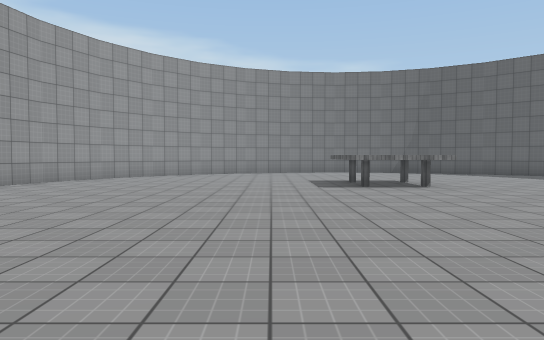
view 1 (above)

13 first-person views from a walk through a Unity game level. The camera is 1.3 m above the floor, tilts 2° down and sees 70° across. The floor is counted in squares, 2 m on a side. Each view is taken from the middle of a square. On the plan, view 1 faces up. The plan holds only what a view shows up to about 11 squares ahead; the rest is blank. The place goes on beyond the plan. The player character is not drawn. Surface patterns are stand-ins for the level's own textures.

view 2
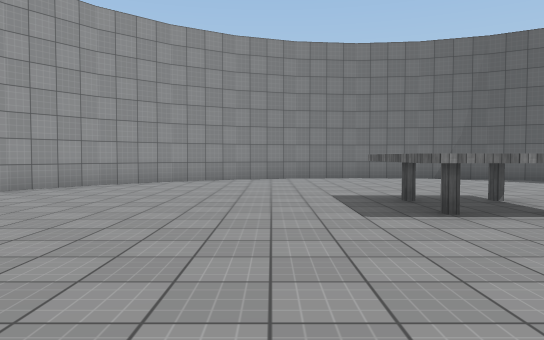

view 3
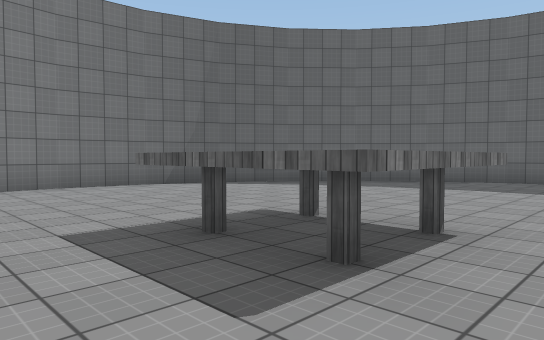

view 4
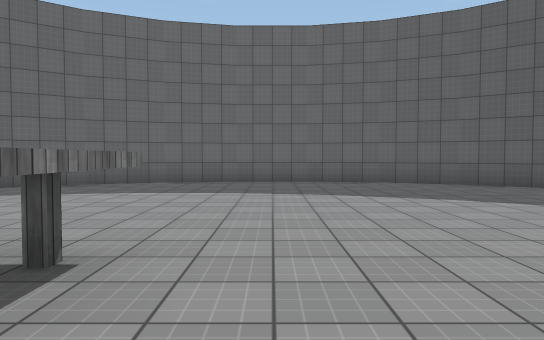

view 5
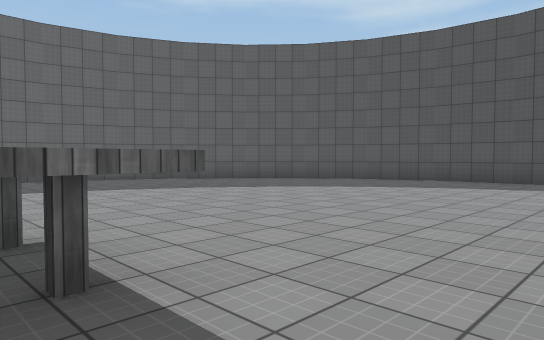

view 6
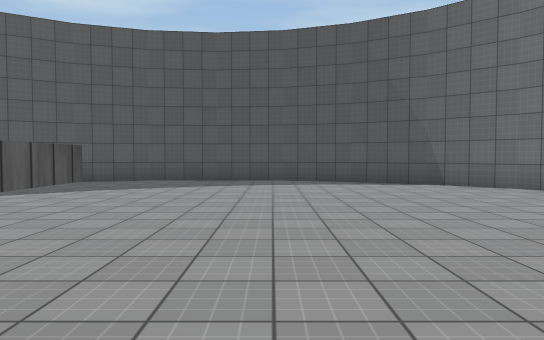

view 7
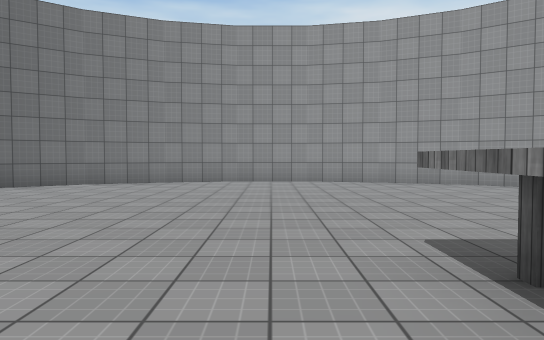

view 8
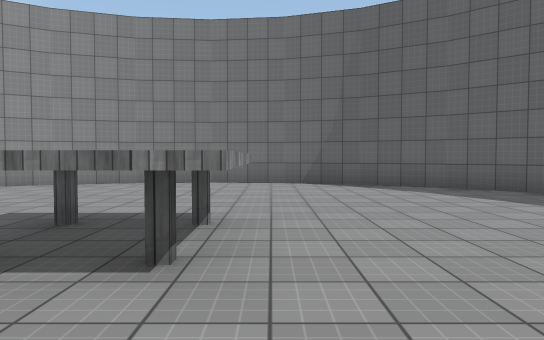

view 9
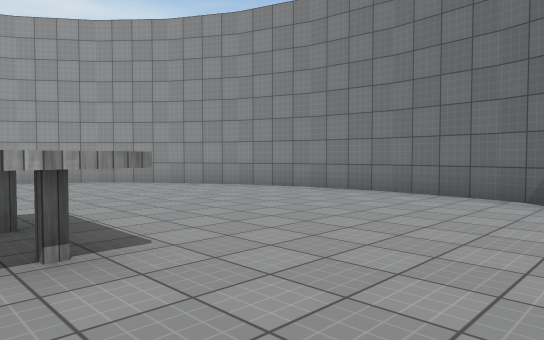

view 10
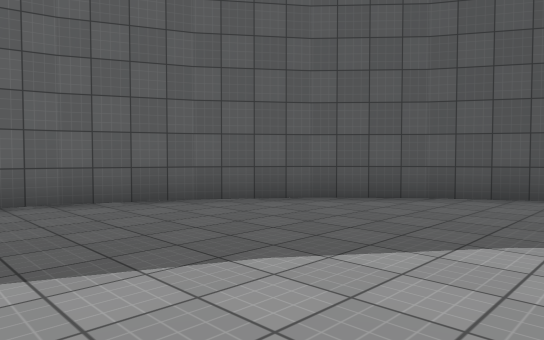

view 11
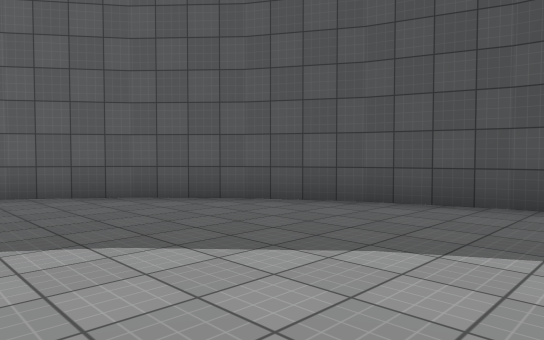

view 12
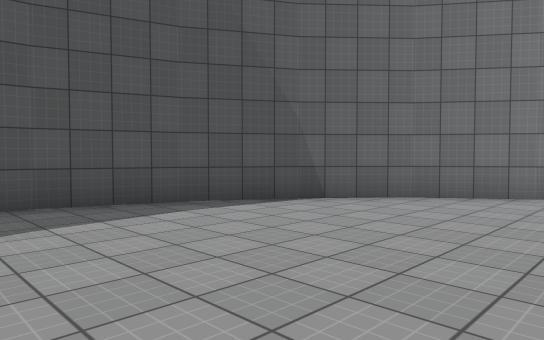

view 13
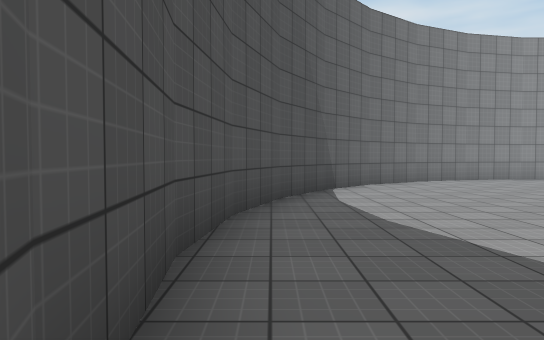

### Floor plan
Points are (right, up) in squares from view 1. A wall is a line through its corners. A room is listed if a view was taken in it or the views show most of it. See-through windows are left out.
Room 1 (views 1, 2, 3, 4, 5, 6, 7, 8, 9, 10, 11, 12, 13)
walls: (-5.7, 4.4) (-4.9, 2.6); (-6.1, 8) (-6.1, 6.1) (-5.7, 4.3); (-5, 2.8) (-3.9, 1.2) (-2.5, 0); (-4.9, 11.4) (-5.7, 9.7) (-6.1, 7.8); (-3.9, 12.8) (-5, 11.3); (-2.6, 0.1) (-1, -0.9); (-2.6, 14) (-3.9, 12.7); (-1.1, -0.8) (0.8, -1.5); (-1, 14.9) (-2.6, 13.9); (0.7, -1.4) (2.6, -1.6); (0.8, 15.5) (-1.1, 14.8); (2.5, -1.6) (4.3, -1.4); (4.3, 15.4) (2.5, 15.6) (0.7, 15.4); (4.2, -1.5) (6.1, -0.9); (6, -0.9) (7.6, 0); (6.1, 14.9) (4.2, 15.5); (7.5, 0) (8.9, 1.2); (8.8, 1.1) (10, 2.7) (10.7, 4.4); (10, 11.2) (8.9, 12.8) (7.6, 14) (6, 14.9); (10.7, 9.6) (10, 11.3); (10.7, 4.3) (11.1, 6.1); (11.1, 6) (11.1, 7.9) (10.7, 9.7)
objects: other object (2, 8) to (3, 10)

Where each view was taken, in squares from view 1:
view 1: 0 up, 0 right, facing up
view 2: 4 up, 0 right, facing up
view 3: 7 up, 0 right, facing up-right
view 4: 7 up, 1 right, facing right
view 5: 9 up, 0 right, facing down-right
view 6: 9 up, 1 right, facing down
view 7: 7 up, 4 right, facing left
view 8: 6 up, 4 right, facing up
view 9: 9 up, 6 right, facing up-left
view 10: 6 up, 5 right, facing down-right
view 11: 4 up, 3 right, facing down-right
view 12: 4 up, 2 right, facing down-left
view 13: 1 down, 5 right, facing left
